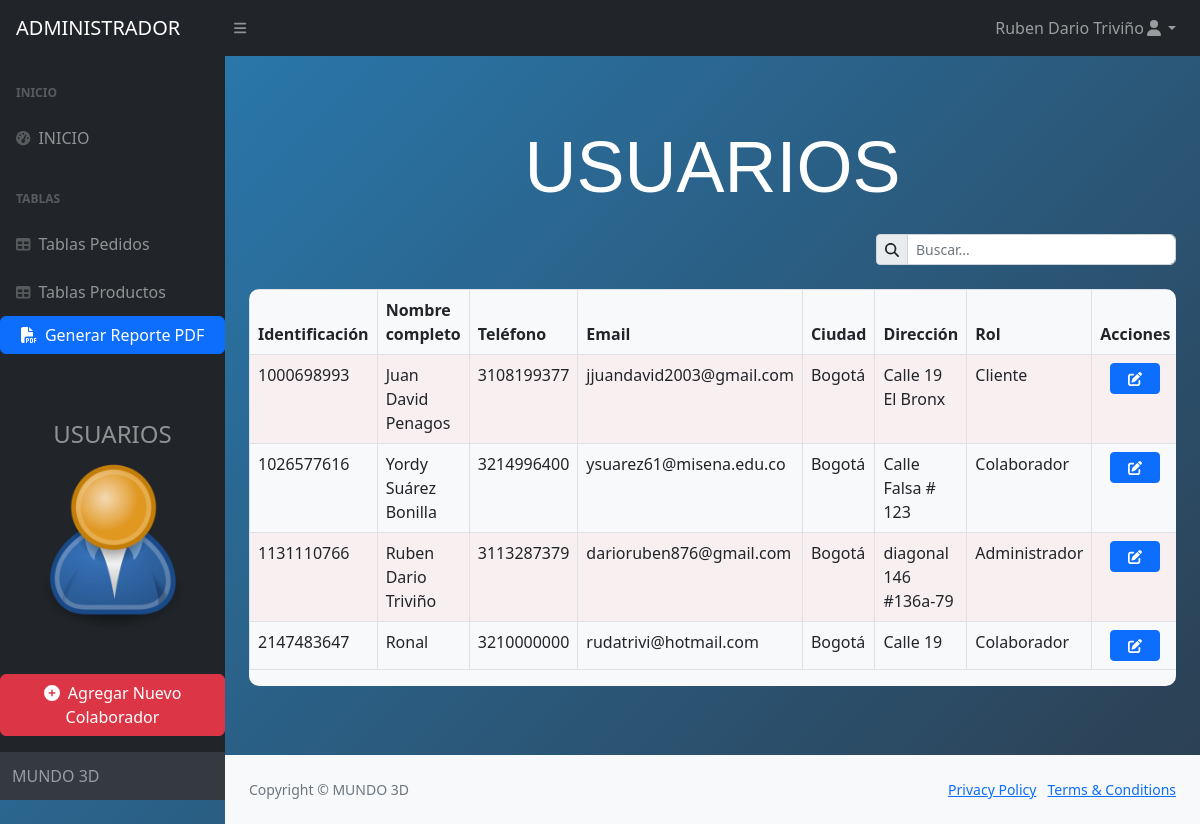
The app's page /ADMIN/tables.php (signed in) with its own data.
### tables this page shows
CREATE TABLE `usuario` (
  `Usu_Identificacion` int(10) NOT NULL,
  `Usu_Nombre_completo` varchar(20) NOT NULL,
  `Usu_Telefono` varchar(20) NOT NULL,
  `Usu_Email` varchar(50) NOT NULL,
  `Usu_Ciudad` varchar(20) NOT NULL,
  `Usu_Direccion` varchar(50) NOT NULL,
  `Usu_Contraseña` varchar(5000) NOT NULL,
  `Usu_Rol` int(1) NOT NULL,
  `Usu_Estado` enum('activo','inactivo') DEFAULT 'activo',
  `Usu_Pedidos` int(100) DEFAULT NULL
);

### ADMIN/tables.php (the view, shortened to what this page needs)
<!DOCTYPE html>
<html lang="en">
    <head>
        <link href="https://cdn.jsdelivr.net/npm/simple-datatables@7.1.2/dist/style.min.css" rel="stylesheet" />
        <link href="css/styles.css" rel="stylesheet" />
        <link href="https://cdn.jsdelivr.net/npm/simple-datatables@7.1.2/dist/style.min.css" rel="stylesheet" />
        <link href="css/styles.css" rel="stylesheet" />
    <body style="background: linear-gradient(135deg, #2980b9, #2c3e50); color: white;">
    </head>
    <body class="sb-nav-fixed">
    <?php include 'funcionestabladeusuarios.php'; ?>
    <nav class="sb-topnav navbar navbar-expand navbar-dark bg-dark">
        <a class="navbar-brand ps-3" href="index.php">ADMINISTRADOR</a>
        <button class="btn btn-link btn-sm order-1 order-lg-0 me-4 me-lg-0" id="sidebarToggle" href="#!"><i class="fas fa-bars"></i></button>
        <ul class="navbar-nav ms-auto me-0 me-md-3 my-2 my-md-0">
            <li class="nav-item dropdown">
                <a class="nav-link dropdown-toggle" id="navbarDropdown" href="#" role="button" data-bs-toggle="dropdown" aria-expanded="false"><?php echo $nombreCompleto; ?><i class="fas fa-user fa-fw"></i></a>
            </li>
        </ul>
    </nav>
        <div id="layoutSidenav">
            <div id="layoutSidenav_nav">
                <nav class="sb-sidenav accordion sb-sidenav-dark" id="sidenavAccordion">
                    <div class="sb-sidenav-menu">
                        <div class="nav">
                            <div class="sb-sidenav-menu-heading">INICIO</div>
                            <a class="nav-link" href="index.php">
                                <div class="sb-nav-link-icon"><i class="fas fa-tachometer-alt"></i></div>
                                INICIO
                            </a>
                            <div class="sb-sidenav-menu-heading">Tablas</div>
                            <a class="nav-link" href="tablespedidos.php">
                                <div class="sb-nav-link-icon"><i class="fas fa-table"></i></div>
                                Tablas Pedidos
                            </a>
                            <a class="nav-link" href="tablesproductos.php">
                                <div class="sb-nav-link-icon"><i class="fas fa-table"></i></div>
                                Tablas Productos
                            </a>
                            <div class="mb-3">
                                <button type="button" class="btn btn-primary w-100" onclick="generarReportePDF()">
                                    <i class="fas fa-file-pdf me-1"></i> Generar Reporte PDF
                                </button>
                            </div>
                        <div class="mb-3 text-center" style="margin-top: 50px;">
                            <h4>USUARIOS</h4>
                            <div style="max-width: 80%; margin: 0 auto;">
                                <div class="caja-giratoria" style="display: inline-block;">
                                    <img src="..\images\User_icon_2.png" alt="Pedidos" class="img-fluid gira">
                                </div>
                            </div>
                        </div>
                        </div>
                    </div>
                    <div class="mb-3">
                        <button type="button" class="btn btn-danger" data-bs-toggle="modal" data-bs-target="#agregarColaboradorModal">
                            <i class="fas fa-plus-circle me-1"></i> Agregar Nuevo Colaborador
                        </button>
                    </div>
                    <div class="sb-sidenav-footer">
                        MUNDO 3D
                    </div>
                </nav>
            </div>
            <div id="layoutSidenav_content">
                <main>
                <div class="container-fluid px-4" style="padding-top: 20px; padding-bottom: 20px;">
                         <div class="row mt-4">
                                <div class="col text-center">
                                    <h1 class="display-2 mb-0" style="font-family: 'Arial Black', sans-serif;">USUARIOS</h1>
                                </div>
                            </div>
                            <div class="row mt-4">
                                <div class="col d-flex justify-content-end">
                                    <div class="col-auto">
                                        <div class="input-group input-group-sm rounded-pill" style="width: 300px;">
                                            <span class="input-group-text" id="basic-addon1">
                                                <i class="fas fa-search"></i>
                                            </span>
                                            <input type="text" class="form-control rounded-end" id="searchInput" placeholder="Buscar..." oninput="searchTable()" style="width: 250px;">
                                        </div>
                                    </div>
                                </div>
                            </div>
                                <div class="row mt-4">
                                    <div class="col">
                                        <div class="table-responsive" style="background-color: #f8f9fa; border-radius: 10px;">
                                        <table id="datatables-usuarios" class="table table-striped table-bordered table-hover">
                                                <thead>
                                <tr>
                                    <th>Identificación</th>
                                    <th>Nombre completo</th>
                                    <th>Teléfono</th>
                                    <th>Email</th>
                                    <th>Ciudad</th>
                                    <th>Dirección</th>
                                    <th>Rol</th>
                                    <th>Acciones</th>
                                </tr>
                                </thead>
                                <tbody>
                                <?php
                                while ($row = mysqli_fetch_assoc($resultado)) {
                                ?>
                                <tr>
                                    <td><?php echo $row['Usu_Identificacion']; ?></td>
                                    <td><?php echo $row['Usu_Nombre_completo']; ?></td>
                                    <td><?php echo $row['Usu_Telefono']; ?></td>
                                    <td><?php echo $row['Usu_Email']; ?></td>
                                    <td><?php echo $row['Usu_Ciudad']; ?></td>
                                    <td><?php echo $row['Usu_Direccion']; ?></td>
                                    <td>
                                        <?php
                                        $rol = $row['Usu_Rol'];
                                        switch ($rol) {
                                            case 1:
                                                echo 'Administrador';
                                                break;
                                            case 2:
                                                echo 'Colaborador';
                                                break;
                                            case 3:
                                                echo 'Cliente';
                                                break;
                                        }
                                        ?>
                                    </td>
                                    <td>
                                        <div class="btn-group d-flex justify-content-center" role="group" aria-label="Acciones">
                                            <button type="button" class="btn btn-primary btn-sm align-items-center" style="max-width: 50px;" data-bs-toggle="modal" data-bs-target="#editarModal<?php echo $row['Usu_Identificacion']; ?>" data-toggle="tooltip" data-placement="top" title="Editar">
                                                <i class="fas fa-edit"></i>
                                            </button>
                                        </div>
                                    </td>
                                        </div>
                                        </div>
                                <?php
                                }
                                ?>
                <footer class="py-4 bg-light mt-auto">
                    <div class="container-fluid px-4">
                        <div class="d-flex align-items-center justify-content-between small">
                            <div class="text-muted">Copyright &copy; MUNDO 3D</div>
                            <div>
                                <a href="#">Privacy Policy</a>
                                &middot;
                                <a href="#">Terms &amp; Conditions</a>
                            </div>
                        </div>
                    </div>
                </footer>
    </body>
</html>

### ADMIN/funcionestabladeusuarios.php (shortened to what this page needs)
<?php
require '../conexion.php';
$nombreCompleto = $_SESSION['username'];
$sql = "SELECT  Usu_Identificacion, Usu_Nombre_completo, Usu_Telefono, Usu_Email, Usu_Ciudad, Usu_Direccion, Usu_Rol, Usu_Pedidos, Usu_Estado FROM usuario";
$resultado = mysqli_query($link, $sql);
$response = array();
if ($_SERVER['REQUEST_METHOD'] === 'POST') {
    if (isset($_POST['Identificacion'], $_POST['nombre'], $_POST['telefono'], $_POST['email'], $_POST['ciudad'], $_POST['direccion'], $_POST['rol'], $_POST['estado'])) {
        require '../programas/phpmailer/Exception.php';
        require '../programas/phpmailer/PHPMailer.php';
        require '../programas/phpmailer/SMTP.php';
        $identificacion = $_POST['Identificacion'];
        $nombre = $_POST['nombre'];
        $telefono = $_POST['telefono'];
        $email = $_POST['email'];
        $ciudad = $_POST['ciudad'];
        $direccion = $_POST['direccion'];
        $contraseña = generarContraseña(8);
        $rol = $_POST['rol'];
        $estado = $_POST['estado'];
        $contraseña_cifrada = password_hash($contraseña, PASSWORD_DEFAULT);
        $servername = "localhost";
        $username = "root";
        $password = "";
        $dbname = "mundo3d";
        $link = mysqli_connect($servername, $username, $password, $dbname);
        if (!$link) {
            $response['success'] = false;
            $response['message'] = "Error al conectar a la base de datos: " . mysqli_connect_error();
            echo json_encode($response);
            exit;
        }
        $sql = "INSERT INTO usuario (Usu_Identificacion, Usu_Nombre_completo, Usu_Telefono, Usu_Email, Usu_Ciudad, Usu_Direccion, Usu_Contraseña, Usu_Rol, Usu_Estado) VALUES (?, ?, ?, ?, ?, ?, ?, ?, ?)";
        $stmt = mysqli_prepare($link, $sql);
        mysqli_stmt_bind_param($stmt, "sssssssss", $identificacion, $nombre, $telefono, $email, $ciudad, $direccion, $contraseña_cifrada, $rol, $estado);
        if (mysqli_stmt_execute($stmt)) {
            if (!empty($email)) {
                $mail = new PHPMailer();
                $mail->isSMTP();
                $mail->Host = 'smtp.office365.com';
                $mail->SMTPAuth = true;
                $mail->Username = 'Mundo3D.RYSJ@outlook.com';
                $mail->Password = 'Mundo3D123';
                $mail->SMTPSecure = 'tls';
                $mail->Port = 587;
                $mail->CharSet = 'UTF-8';
                $mail->Encoding = 'base64';
                $mail->setFrom('Mundo3D.RYSJ@outlook.com', 'MUNDO 3D');
                $mail->addAddress($email, $nombre);
                $mail->Subject = 'Datos de inicio de sesión';
                $mail->Body = "Hola $nombre,\n\nBienvenido a MUNDO 3D.\n\nTu información de inicio de sesión es la siguiente:\n\nCorreo electrónico: $email\nContraseña: $contraseña\n\nTe recomendamos cambiar tu contraseña al ingresar al sistema.\n\nGracias por ser parte de la mejor empresa,\nEquipo de soporte MUNDO 3D";
                if ($mail->send()) {
                    $response['success'] = true;
                    $response['message'] = 'El colaborador se ha agregado correctamente.';
                } else {
                    $response['success'] = false;
                    $response['message'] = 'Error al enviar el correo electrónico: ' . $mail->ErrorInfo;
                }
            } else {
                $response['success'] = false;
                $response['message'] = 'No se proporcionó una dirección de correo electrónico válida.';
            }
        } else {
            $response['success'] = false;
            $response['message'] = 'Error al agregar el colaborador: ' . mysqli_error($link);
        }
        mysqli_stmt_close($stmt);
        mysqli_close($link);
    } else {
        $response['success'] = false;
        $response['message'] = 'No se recibieron todos los datos del formulario para agregar un nuevo colaborador.';
    }
} else {
    $response['success'] = false;
    $response['message'] = 'Se esperaba una solicitud POST.';
}
echo json_encode($response);

### records on screen
usuario: Usu_Identificacion "1000698993", Usu_Nombre_completo "Juan David Penagos", Usu_Telefono "3108199377", Usu_Email "jjuandavid2003@gmail.com", Usu_Ciudad "Bogotá", Usu_Direccion "Calle 19 El Bronx", shows "Cliente"
usuario: Usu_Identificacion "1026577616", Usu_Nombre_completo "Yordy Suárez Bonilla", Usu_Telefono "3214996400", Usu_Email "ysuarez61@misena.edu.co", Usu_Ciudad "Bogotá", Usu_Direccion "Calle Falsa # 123", shows "Colaborador"
usuario: Usu_Identificacion "1131110766", Usu_Nombre_completo "Ruben Dario Triviño", Usu_Telefono "3113287379", Usu_Email "darioruben876@gmail.com", Usu_Ciudad "Bogotá", Usu_Direccion "diagonal 146 #136a-79", shows "Administrador"
usuario: Usu_Identificacion "2147483647", Usu_Nombre_completo "Ronal", Usu_Telefono "3210000000", Usu_Email "rudatrivi@hotmail.com", Usu_Ciudad "Bogotá", Usu_Direccion "Calle 19", shows "Colaborador"

### other values on screen
json_encode($response) "{\"success\":false,\"message\":\"Se esperaba una solicitud POST.\"}"
$nombreCompleto "Ruben Dario Triviño"
